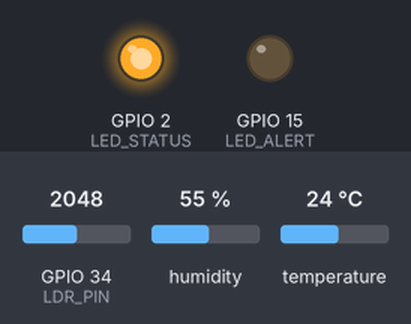
This sketch was run on a simulated ESP32. Shown: output pins drawn as LEDs (lit = HIGH). The test bench sets the inputs (shaded band); at power-on: GPIO 34 (LDR_PIN) = 2048, humidity 55 %, temperature 24 °C (analog values on the 0–4095 scale). WiFi joins after 1.5 s; servers stay silent unless stated; uploads are accepted with an empty reply; what the sketch prints to the serial monitor is not drawn.

Above: at 16.6 s.
At 30.5 s:
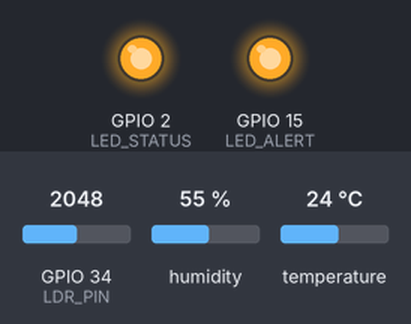
Timing chart, 0 to 37.4 s (numbered marks = the images above):
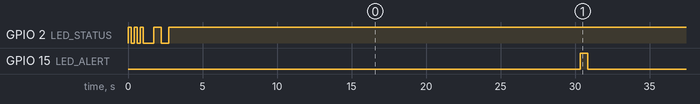

The sketch:

07_proyecto_completo.ino
```cpp
/*
 * SESIÓN 14 (E6) - IF0112: IoT UNAULA 2026-I
 * Proyecto: Monitor Ambiental IoT Completo
 *
 * Caracteristicas:
 * - Lee DHT22 (temperatura/humedad)
 * - Lee LDR (luz)
 * - Conexion WiFi con reconexion automatica
 * - Envio HTTP POST cada 30 segundos
 * - LED indicador de estado
 * - Validacion de datos
 *
 * Autor: [Tu nombre]
 * Fecha: Mayo 2026
 */

#include <WiFi.h>
#include <HTTPClient.h>
#include <ArduinoJson.h>
#include "DHT.h"

// ==================== CONFIGURACION ====================
// WiFi - CAMBIA ESTOS DATOS
const char* ssid = "NOMBRE_DE_TU_RED";
const char* password = "TU_CLAVE_WIFI";

// Servidor - IP del profesor
const char* serverUrl = "http://192.168.137.1:5000/api/v1/datos";

// Identificador unico
const char* dispositivoId = "esp32_XX";  // Cambia XX por tu numero
// ======================================================

// Pines de hardware
#define DHTPIN 4
#define DHTTYPE DHT22
#define LDR_PIN 34
#define LED_STATUS 2
#define LED_ALERT 15  // Opcional: LED de alerta

// Objetos
DHT dht(DHTPIN, DHTTYPE);

// Constantes
const unsigned long SEND_INTERVAL = 30000;      // 30 segundos
const unsigned long RECONNECT_INTERVAL = 10000; // 10 segundos
const float TEMP_MAX = 50.0;   // Temperatura máxima válida
const float TEMP_MIN = -10.0;  // Temperatura mínima válida

// Variables globales
unsigned long lastSendTime = 0;
unsigned long lastReconnectAttempt = 0;
int enviosExitosos = 0;
int enviosFallidos = 0;

void setup() {
  Serial.begin(115200);
  dht.begin();

  // Configurar pines
  pinMode(LED_STATUS, OUTPUT);
  pinMode(LED_ALERT, OUTPUT);

  // Configurar ADC
  analogReadResolution(12);
  analogSetAttenuation(ADC_11db);

  // Secuencia de inicio
  secuenciaInicio();

  // Conectar WiFi
  conectarWiFi();

  // Registrar dispositivo en el servidor
  registrarDispositivo();

  Serial.println("================================");
  Serial.println("  SISTEMA LISTO PARA SUSTENTACIÓN");
  Serial.println("  UNAULA - IF0112 - IoT 2026-I");
  Serial.println("================================");
}

void secuenciaInicio() {
  Serial.println("");
  Serial.println("╔════════════════════════════════════╗");
  Serial.println("║     UNAULA - IF0112 - IoT          ║");
  Serial.println("║   Sesión 14: Monitor Ambiental     ║");
  Serial.println("╚════════════════════════════════════╝");
  Serial.println("");

  // Parpadear LED 3 veces al inicio
  for (int i = 0; i < 3; i++) {
    digitalWrite(LED_STATUS, HIGH);
    delay(200);
    digitalWrite(LED_STATUS, LOW);
    delay(200);
  }
}

void conectarWiFi() {
  Serial.print("→ Conectando a WiFi: ");
  Serial.println(ssid);

  WiFi.begin(ssid, password);

  int intentos = 0;
  while (WiFi.status() != WL_CONNECTED && intentos < 30) {
    delay(500);
    Serial.print(".");
    intentos++;

    // Parpadear LED rápido mientras conecta
    digitalWrite(LED_STATUS, !digitalRead(LED_STATUS));
  }

  Serial.println("");

  if (WiFi.status() == WL_CONNECTED) {
    Serial.println("✓ WiFi conectado!");
    Serial.print("  IP: ");
    Serial.println(WiFi.localIP());
    Serial.print("  Senal: ");
    Serial.print(WiFi.RSSI());
    Serial.println(" dBm");
    digitalWrite(LED_STATUS, HIGH);
  } else {
    Serial.println("✗ No se pudo conectar a WiFi");
    Serial.println("  Continuando en modo offline...");
    digitalWrite(LED_STATUS, LOW);
  }
  Serial.println("");
}

void verificarWiFi() {
  if (WiFi.status() != WL_CONNECTED) {
    unsigned long ahora = millis();
    if (ahora - lastReconnectAttempt > RECONNECT_INTERVAL) {
      Serial.println("⚠ WiFi desconectado. Reconectando...");
      WiFi.reconnect();
      lastReconnectAttempt = ahora;
    }
  } else {
    digitalWrite(LED_STATUS, HIGH);
  }
}

void registrarDispositivo() {
  if (WiFi.status() != WL_CONNECTED) return;

  Serial.println("→ Registrando dispositivo...");

  HTTPClient http;
  String url = String(serverUrl);
  url.replace("/datos", "/dispositivos");

  http.begin(url);
  http.addHeader("Content-Type", "application/json");

  StaticJsonDocument<256> doc;
  doc["id"] = dispositivoId;
  doc["nombre"] = "ESP32 " + String(dispositivoId);
  doc["estudiante"] = "Estudiante UNAULA";
  doc["ubicacion"] = "Laboratorio UNAULA";

  String jsonString;
  serializeJson(doc, jsonString);

  int httpCode = http.POST(jsonString);
  if (httpCode == 201 || httpCode == 200) {
    Serial.println("✓ Dispositivo registrado");
  } else {
    Serial.println("⚠ El dispositivo ya existe o error de registro");
  }

  http.end();
  Serial.println("");
}

bool validarDatos(float temp, float hum) {
  // Validar que no sean NaN
  if (isnan(temp) || isnan(hum)) {
    Serial.println("✗ Error: Datos NaN del sensor");
    return false;
  }

  // Validar rangos razonables
  if (temp < TEMP_MIN || temp > TEMP_MAX) {
    Serial.print("✗ Error: Temperatura fuera de rango: ");
    Serial.println(temp);
    return false;
  }

  if (hum < 0 || hum > 100) {
    Serial.print("✗ Error: Humedad fuera de rango: ");
    Serial.println(hum);
    return false;
  }

  return true;
}

void enviarDatos(float temp, float hum, int luz) {
  if (WiFi.status() != WL_CONNECTED) {
    Serial.println("⚠ Sin WiFi - datos no enviados");
    enviosFallidos++;
    return;
  }

  // Crear JSON
  StaticJsonDocument<256> doc;
  doc["dispositivo_id"] = dispositivoId;
  doc["temperatura"] = round(temp * 100) / 100;  // Redondear a 2 decimales
  doc["humedad"] = round(hum * 100) / 100;
  doc["luz"] = luz;

  String jsonString;
  serializeJson(doc, jsonString);

  // Enviar HTTP POST
  HTTPClient http;
  http.begin(serverUrl);
  http.addHeader("Content-Type", "application/json");
  http.setTimeout(10000);  // 10 segundos timeout

  Serial.print("→ Enviando datos... ");
  int httpCode = http.POST(jsonString);

  if (httpCode == 201) {
    Serial.println("✓ Enviado!");
    enviosExitosos++;

    // Parpadear LED rápido indicando éxito
    digitalWrite(LED_STATUS, LOW);
    delay(100);
    digitalWrite(LED_STATUS, HIGH);
  } else {
    Serial.print("✗ Error HTTP: ");
    Serial.println(httpCode);
    enviosFallidos++;

    // LED de alerta
    digitalWrite(LED_ALERT, HIGH);
    delay(500);
    digitalWrite(LED_ALERT, LOW);
  }

  http.end();
}

void mostrarEstadisticas(float temp, float hum, int luz) {
  Serial.println("┌──────────────────────────────────┐");
  Serial.println("│      ESTADISTICAS DEL SISTEMA    │");
  Serial.println("├──────────────────────────────────┤");

  // WiFi
  Serial.print("│ WiFi: ");
  if (WiFi.status() == WL_CONNECTED) {
    Serial.print("ONLINE   ");
  } else {
    Serial.print("OFFLINE  ");
  }

  // IP
  Serial.print("IP: ");
  if (WiFi.status() == WL_CONNECTED) {
    String ip = WiFi.localIP().toString();
    Serial.print(ip.substring(ip.lastIndexOf('.') + 1));
  } else {
    Serial.print("---");
  }
  Serial.println("      │");

  // Sensores
  Serial.print("│ Temp: ");
  Serial.print(temp, 1);
  Serial.print("°C  Hum: ");
  Serial.print(hum, 1);
  Serial.println("%    │");

  Serial.print("│ Luz: ");
  Serial.print(luz);
  Serial.print("     ID: ");
  Serial.print(dispositivoId);
  Serial.println(" │");

  // Estadísticas de envío
  Serial.println("├──────────────────────────────────┤");
  Serial.print("│ Envios OK: ");
  Serial.print(enviosExitosos);
  Serial.print("  Fallos: ");
  Serial.print(enviosFallidos);
  Serial.println("    │");
  Serial.println("└──────────────────────────────────┘");
}

void loop() {
  // Verificar conexión WiFi
  verificarWiFi();

  unsigned long ahora = millis();

  // Enviar datos periódicamente
  if (ahora - lastSendTime >= SEND_INTERVAL) {

    // Leer sensores
    float temperatura = dht.readTemperature();
    float humedad = dht.readHumidity();
    int luz = analogRead(LDR_PIN);

    // Mostrar estadísticas
    mostrarEstadisticas(temperatura, humedad, luz);

    // Validar y enviar
    if (validarDatos(temperatura, humedad)) {
      enviarDatos(temperatura, humedad, luz);
    }

    Serial.print("Proximo envio en ");
    Serial.print(SEND_INTERVAL / 1000);
    Serial.println(" segundos...");
    Serial.println("");

    lastSendTime = ahora;
  }

  delay(100);
}
```

Measured:
- by itself, GPIO 15 (LED_ALERT): alternates HIGH for 0.50 s and LOW for 29.5 s
